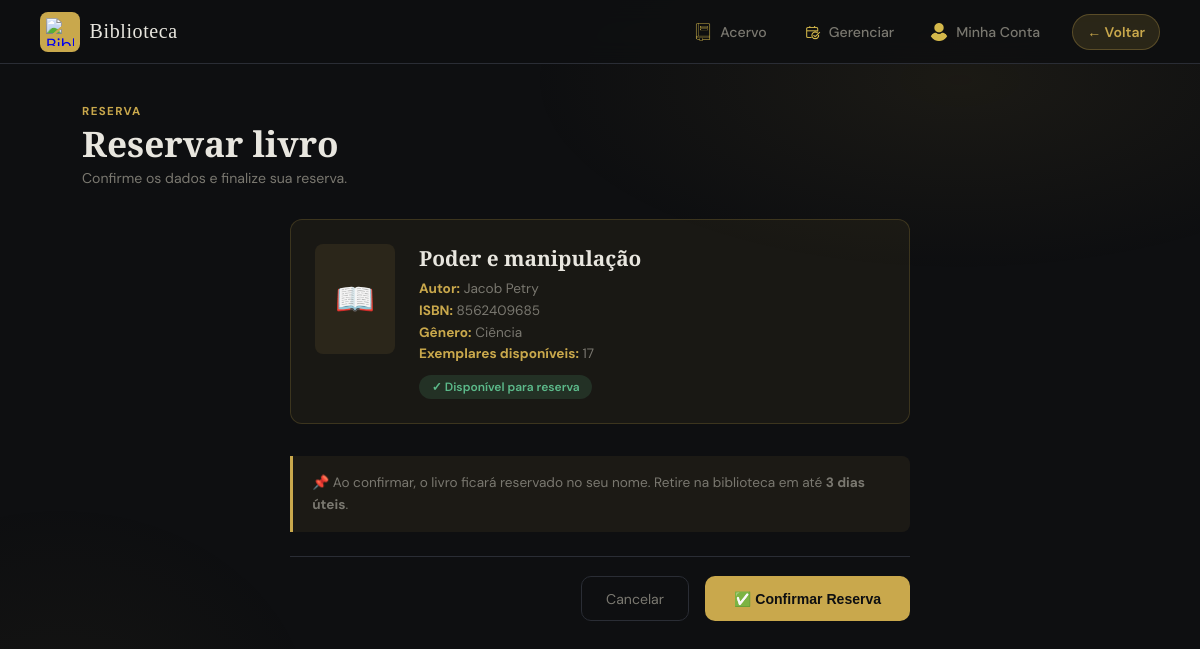
The page /reservar/1/ on the database as committed earlier.
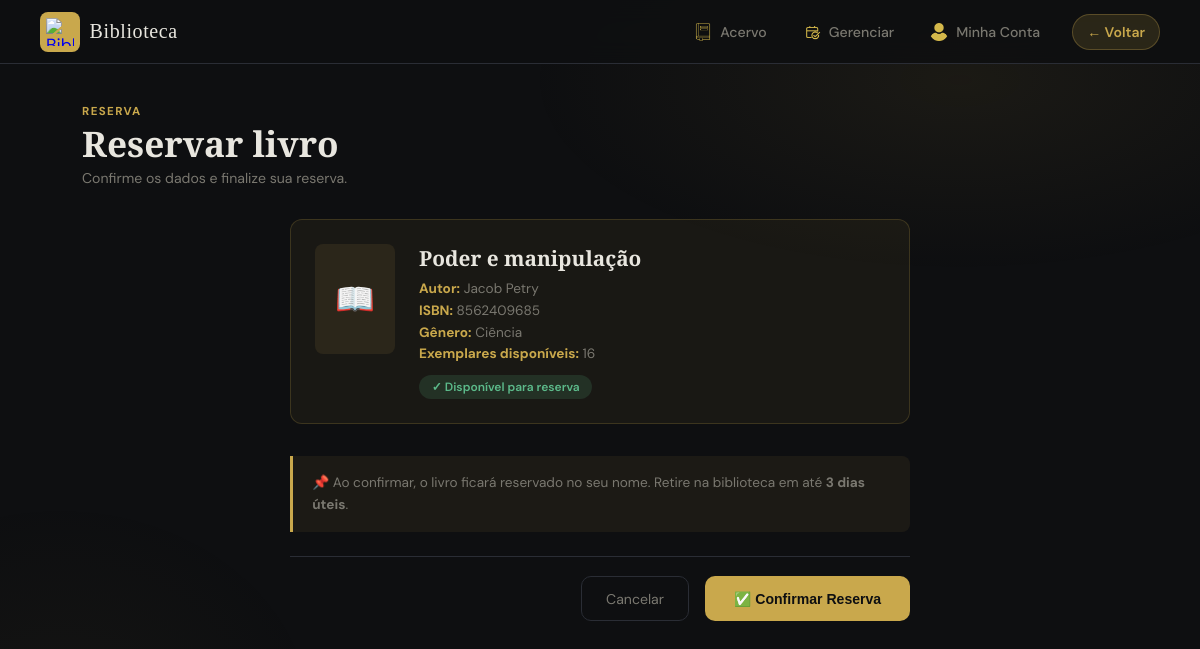
The same page on the database as committed later.
### livros/models.py (models this page shows, shortened)
class Livro(models.Model):
    GENEROS = [
        ('ficcao',     'Ficção'),
        ('nao_ficcao', 'Não-ficção'),
        ('romance',    'Romance'),
        ('aventura',   'Aventura'),
        ('ciencia',    'Ciência'),
        ('historia',   'História'),
        ('infantil',   'Infantil'),
        ('outros',     'Outros'),
    ]
    titulo     = models.CharField(max_length=200)
    autor      = models.CharField(max_length=200)
    isbn       = models.CharField(max_length=17, blank=True)
    ano        = models.IntegerField(null=True, blank=True)
    genero     = models.CharField(max_length=20, choices=GENEROS, blank=True)
    quantidade = models.IntegerField(default=1)
    sinopse    = models.TextField(blank=True)
    capa       = models.ImageField(upload_to='capas/', blank=True, null=True)
    cadastrado_em = models.DateTimeField(auto_now_add=True)

### livros/views.py (the view, shortened to what this page needs)
# urls.py: path('reservar/<int:livro_id>/', views.reservar_livro, name='reservar_livro'),
def reservar_livro(request, livro_id):
    livro = get_object_or_404(Livro, id=livro_id)
    return render(request, 'livros/reservar_livro.html', {'livro': livro})

### templates/livros/reservar_livro.html (shortened to what this page needs)
<!DOCTYPE html>
<html lang="pt-BR">
<head>
  {% load static %}
  <link rel="stylesheet" href="{% static 'css/style.css' %}"/>
  <link rel="stylesheet" href="{% static 'css/acervo.css' %}"/>
</head>
<body>
<nav class="navbar">
    <a href="{% url 'acervo' %}" class="nav-logo">
        <div class="logo-icon">
            <img src="{% static 'img/icons/book.png' %}" alt="Biblioteca">
        </div>
        <span class="logo-text">Biblioteca</span>
    </a>
    <div class="nav-links">
        <a href="{% url 'acervo' %}" class="nav-link">
            <img src="{% static 'img/icons/books.png' %}" alt="">
            Acervo
        </a>
        <a href="{% url 'gerenciar' %}" class="nav-link">
            <img src="{% static 'img/icons/check.png' %}" alt="">
            Gerenciar
        </a>
        <a href="{% url 'conta' %}" class="nav-link">
            <img src="{% static 'img/icons/user.png' %}" alt="">
            Minha Conta
        </a>
    </div>
    <a href="{% url 'acervo' %}" class="nav-btn">
        ← Voltar
    </a>
</nav>
  <main class="main-content">
    <div class="page-header">
      <div>
        <p class="page-label">RESERVA</p>
        <h1 class="page-title">Reservar livro</h1>
        <p class="page-sub">Confirme os dados e finalize sua reserva.</p>
      </div>
    </div>
    <div class="form-card">
      <div class="livro-info-card">
        <div class="livro-capa-placeholder">
          {% if livro.capa %}
            <img src="{{ livro.capa.url }}" alt="Capa"/>
          {% else %}
            📖
          {% endif %}
        </div>
        <div class="livro-detalhes">
          <h2>{{ livro.titulo }}</h2>
          <p><strong>Autor:</strong> {{ livro.autor }}</p>
          <p><strong>ISBN:</strong> {{ livro.isbn|default:"—" }}</p>
          <p><strong>Gênero:</strong> {{ livro.get_genero_display|default:"—" }}</p>
          <p><strong>Exemplares disponíveis:</strong> {{ livro.quantidade }}</p>
          <span class="badge-disponivel">✓ Disponível para reserva</span>
        </div>
      </div>
      <div class="aviso">
        📌 Ao confirmar, o livro ficará reservado no seu nome. Retire na biblioteca em até <strong>3 dias úteis</strong>.
      </div>
      <form method="POST">
        <div class="form-actions">
          <a href="{% url 'acervo' %}" class="btn-outline">Cancelar</a>
          <button type="submit" class="btn-gold">✅ Confirmar Reserva</button>
        </div>
      </form>
    </div>
  </main>
</body>
</html>

Rows that differ between the two databases and show on the page:
changed Livro "Poder e manipulação": quantidade "17" → "16"
